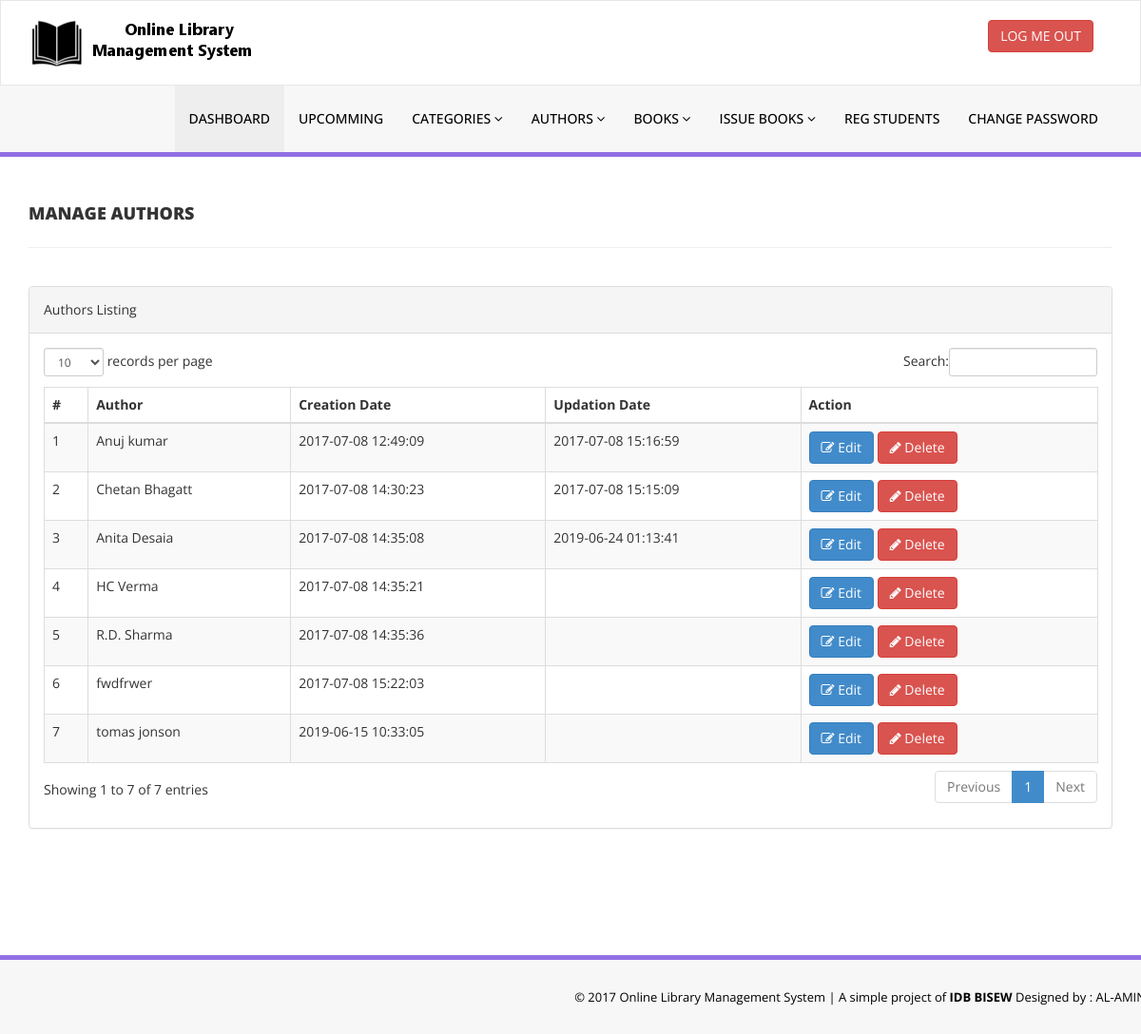
Page /admin/manage-authors.php (signed in) on the committed database.
### tables this page shows
CREATE TABLE `tblauthors` (
  `id` int(11) NOT NULL,
  `AuthorName` varchar(159) DEFAULT NULL,
  `creationDate` timestamp NULL DEFAULT CURRENT_TIMESTAMP,
  `UpdationDate` timestamp NULL DEFAULT NULL ON UPDATE CURRENT_TIMESTAMP
);

### admin/manage-authors.php (the view, shortened to what this page needs)
<?php
include('includes/config.php');
if(strlen($_SESSION['alogin'])==0)
    {
header('location:index.php');
}
else{
    ?>
<!DOCTYPE html>
<html xmlns="http://www.w3.org/1999/xhtml">
<head>
    <link href="assets/css/bootstrap.css" rel="stylesheet" />
    <link href="assets/css/font-awesome.css" rel="stylesheet" />
    <link href="assets/js/dataTables/dataTables.bootstrap.css" rel="stylesheet" />
    <link href="assets/css/style.css" rel="stylesheet" />
</head>
<body>
<?php include('includes/header.php');?>
    <div class="content-wrapper">
         <div class="container">
        <div class="row pad-botm">
            <div class="col-md-12">
                <h4 class="header-line">Manage Authors</h4>
    </div>
     <div class="row">
</div>
        </div>
            <div class="row">
                <div class="col-md-12">
                    <div class="panel panel-default">
                        <div class="panel-heading">
                           Authors Listing
                        </div>
                        <div class="panel-body">
                            <div class="table-responsive">
                                <table class="table table-striped table-bordered table-hover" id="dataTables-example">
                                    <thead>
                                        <tr>
                                            <th>#</th>
                                            <th>Author</th>
                                            <th>Creation Date</th>
                                            <th>Updation Date</th>
                                            <th>Action</th>
                                        </tr>
                                    </thead>
                                    <tbody>
<?php $sql = "SELECT * from  tblauthors";
$query = $dbh -> prepare($sql);
$query->execute();
$results=$query->fetchAll(PDO::FETCH_OBJ);
$cnt=1;
if($query->rowCount() > 0)
{
foreach($results as $result)
{               ?>
                                        <tr class="odd gradeX">
                                            <td class="center"><?php echo htmlentities($cnt);?></td>
                                            <td class="center"><?php echo htmlentities($result->AuthorName);?></td>
                                            <td class="center"><?php echo htmlentities($result->creationDate);?></td>
                                            <td class="center"><?php echo htmlentities($result->UpdationDate);?></td>
                                            <td class="center">
                                            <a href="edit-author.php?athrid=<?php echo htmlentities($result->id);?>"><button class="btn btn-primary"><i class="fa fa-edit "></i> Edit</button>
                                          <a href="manage-authors.php?del=<?php echo htmlentities($result->id);?>" onclick="return confirm('Are you sure you want to delete?');"" >  <button class="btn btn-danger"><i class="fa fa-pencil"></i> Delete</button>
                                            </td>
                                        </tr>
 <?php $cnt=$cnt+1;}} ?>
                                    </tbody>
                                </table>
                            </div>
                        </div>
                    </div>
                </div>
            </div>
    </div>
    </div>
  <?php include('includes/footer.php');?>
</body>
</html>
<?php } ?>

### admin/assets/css/style.css (style rules this page uses)
.content-wrapper { margin-top: 40px; min-height:800px; padding-bottom:90px; }
.header-line { font-weight:900; padding-bottom:25px; border-bottom:1px solid #eeeeee; text-transform:uppercase; }
.pad-botm { padding-bottom:30px; }

### rows in the picture
tblauthors: AuthorName "Anuj kumar", creationDate "2017-07-08 12:49:09", UpdationDate "2017-07-08 15:16:59"
tblauthors: AuthorName "Chetan Bhagatt", creationDate "2017-07-08 14:30:23", UpdationDate "2017-07-08 15:15:09"
tblauthors: AuthorName "Anita Desaia", creationDate "2017-07-08 14:35:08", UpdationDate "2019-06-24 01:13:41"
tblauthors: AuthorName "HC Verma", creationDate "2017-07-08 14:35:21"
tblauthors: AuthorName "R.D. Sharma", creationDate "2017-07-08 14:35:36"
tblauthors: AuthorName "fwdfrwer", creationDate "2017-07-08 15:22:03"
tblauthors: AuthorName "tomas jonson", creationDate "2019-06-15 10:33:05"
